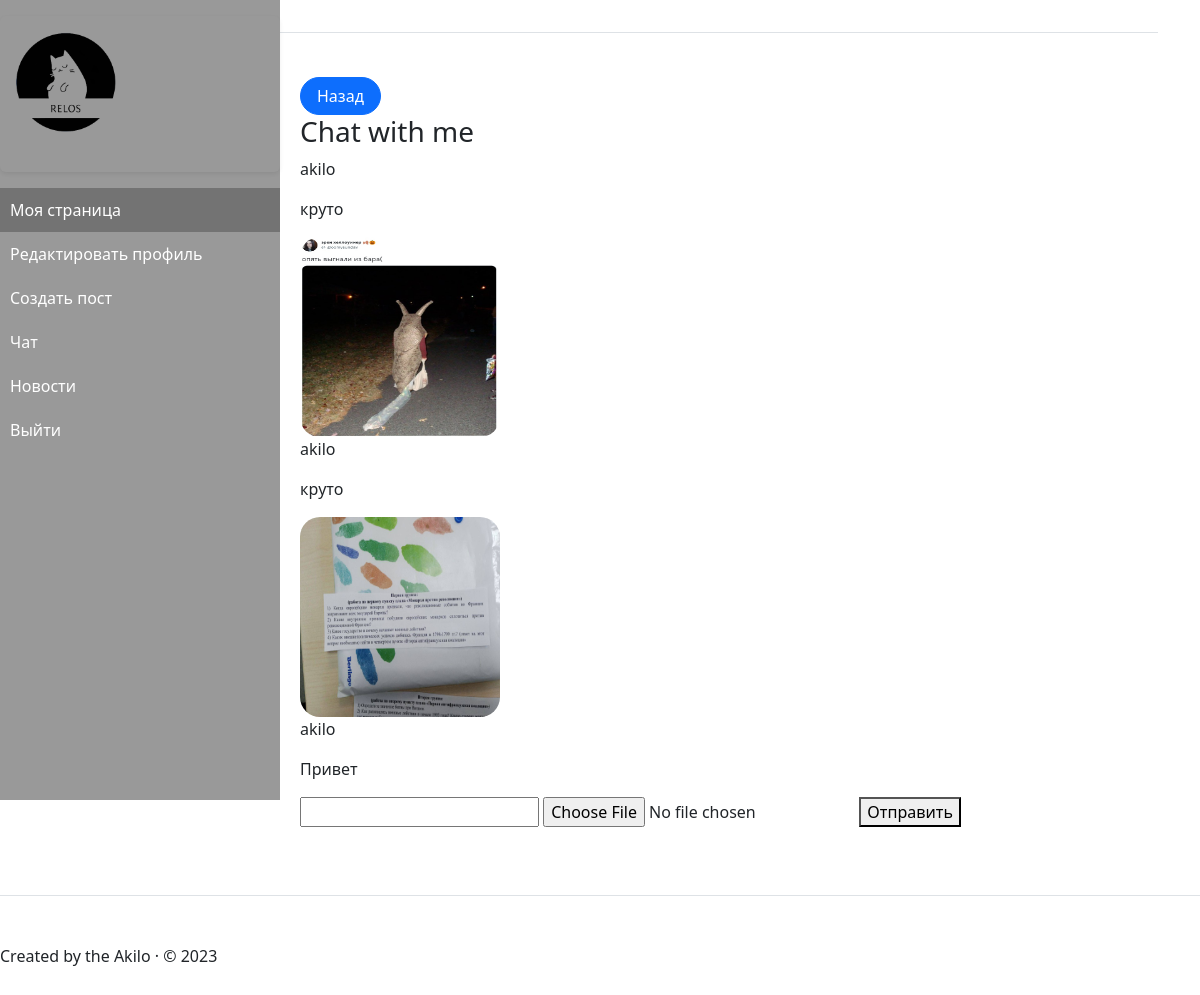
The page /messages/chat/me/ (signed in) on the database its author committed.
### mechat/models.py (models this page shows)
class MessageChat(models.Model):
    first_user = models.ForeignKey(User, on_delete=models.CASCADE, related_name='first_user')
    second_user = models.ForeignKey(User, on_delete=models.CASCADE, related_name='second_user')
    message_text = models.CharField(max_length=100)
    image = models.ImageField(upload_to='images/', blank=True, null=True)
    date = models.DateTimeField(auto_now_add=True)

### mechat/views.py (the view, shortened to what this page needs)
# urls.py: path('chat/<str:username>/',views.dialog, name='messages'),
@login_required
def dialog(request, username):
    chat_user = get_object_or_404(User, username=username)
    chats = MessageChat.objects.filter(first_user=request.user, second_user=chat_user) | MessageChat.objects.filter(
        second_user=request.user, first_user=chat_user)
    return render(request, 'message/messages.html', {'chats': chats, 'chat_user': chat_user})

### relog/context_processors.py (called while the page is built)
def menu(request):
    menus = Menu.objects.order_by('order_by')
    return {'menus': menus}

### templates/message/messages.html (shortened to what this page needs)
{% extends 'base_profile.html' %}
{% block content %}
<a href="{% url 'chats' username=user %}" class="btn btn-primary rounded-pill px-3">Назад</a>
<div class="message-container">
    <h3>Chat with {{ chat_user.username }}</h3>
    {% for chat in chats %}
    <div class="message-content">
        <p>{{ chat.first_user.username }}</p>
        <p>{{ chat.message_text }}</p>
        {% if chat.image %}
        <img width="200" height="200" src="{{ chat.image.url }}" alt="Chat Image" style="border-radius: 10%;">
        {% endif %}
    </div>
    {% endfor %}
</div>
<form method="post" enctype="multipart/form-data">
    <input type="text" name="message_text">
    <input type="file" name="image" id="image">
    <button type="submit">Отправить</button>
</form>
{% endblock %}

### rows shown on the page
MessageChat: first_user.username "akilo", message_text "круто", image (picture)
MessageChat: first_user.username "akilo", message_text "круто", image (picture)
MessageChat: first_user.username "akilo", message_text "Привет"

### other values the page prints
{{ chat_user.username }} "me"
